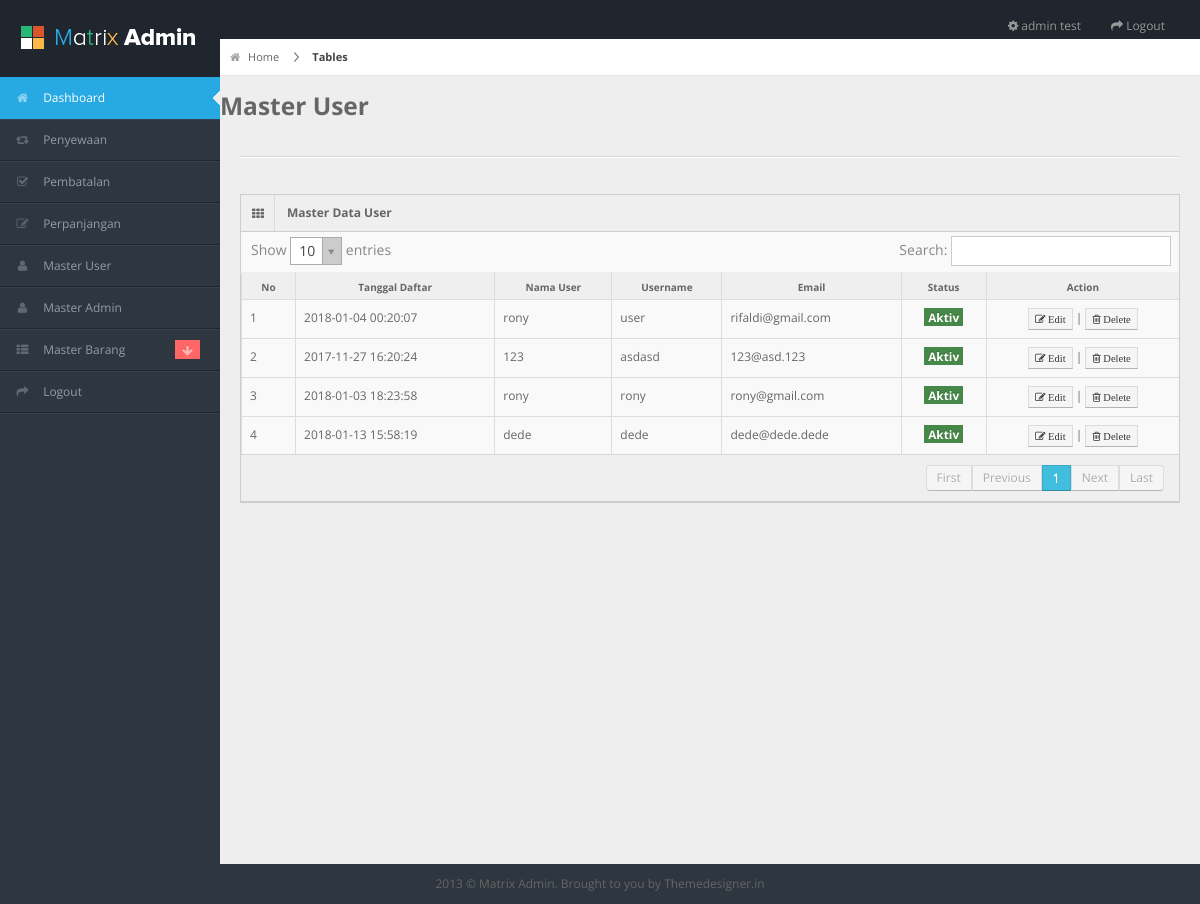
Page /admin/pages/kelola_user.php (signed in) on the committed database.
### tables this page shows
CREATE TABLE IF NOT EXISTS `m_user` (
  `id_user` int(11) NOT NULL,
  `tgl_daftar` datetime DEFAULT NULL ON UPDATE CURRENT_TIMESTAMP,
  `nama_user` varchar(255) DEFAULT NULL,
  `username` varchar(255) DEFAULT NULL,
  `email` varchar(255) DEFAULT NULL,
  `password` varchar(255) DEFAULT NULL,
  `id_provinsi` varchar(255) DEFAULT NULL,
  `id_kota` varchar(255) DEFAULT NULL,
  `id_kecamatan` varchar(255) DEFAULT NULL,
  `kode_pos` varchar(255) DEFAULT NULL,
  `alamat_lengkap` varchar(255) DEFAULT NULL,
  `status` varchar(255) DEFAULT NULL
);

### admin/pages/kelola_user.php (the view, shortened to what this page needs)
<?php include 'header.php'; ?>
<?php include 'nav.php'; ?>
<div id="content">
	<div id="content-header">
		<div id="breadcrumb"> <a href="#" title="Go to Home" class="tip-bottom"><i class="icon-home"></i> Home</a> <a href="#" class="current">Tables</a> </div>
		<h3>Master User</h3>
	</div>
	<div class="container-fluid">
		<hr>
		<div class="row-fluid">
			<div class="widget-box">
				<div class="widget-title"> <span class="icon"><i class="icon-th"></i></span>
					<h5>Master Data User</h5>
				</div>
				<div class="widget-content nopadding">
					<table class="table table-bordered data-table">
						<thead>
							<tr>
								<th>No</th>
								<th>Tanggal Daftar</th>
								<th>Nama User</th>
								<th>Username</th>
								<th>Email</th>
								<th>Status</th>
								<th>Action</th>
							</tr>
						</thead>
						<tbody>
							<?php
							$no=1;
							$sql = mysql_query("SELECT * FROM m_user");
							while($row = mysql_fetch_array($sql)){
								if($row['status']==1){
									$status = 'Aktiv';
								}else{
									$status = 'Passiv';
								}
							?>
							<tr>
								<td><?php echo $no; ?></td>
								<td><?php echo $row['tgl_daftar']; ?></td>
								<td><?php echo $row['nama_user']; ?></td>
								<td><?php echo $row['username']; ?></td>
								<td><?php echo $row['email']; ?></td>
								<td style="text-align: center;"><span class="label label-success"> <?php echo $status; ?> </span></td>
								<td style="text-align: center;">
									<a href="" title="Edit"> <button class="btn btn-mini btn-default"> <i class="icon-edit"> Edit</i></button> </a> |
									<a href="" title="Delete"> <button class="btn btn-mini btn-default"> <i class="icon-trash"> Delete </i></button> </a>
								</td>
							</tr>
							<?php $no++; } ?>
						</tbody>
					</table>
				</div>
			</div>
		</div>
	</div>
</div>
<div class="row-fluid">
	<div id="footer" class="span12"> 2013 &copy; Matrix Admin. Brought to you by <a href="http://themedesigner.in">Themedesigner.in</a> </div>
</div>
</body>
</html>

### admin/pages/header.php (shortened to what this page needs)
<?php
	if(!isset($_SESSION['id_admin'])){
		echo "<script> window.alert('Silahkan Login Terlebih Dahulu'); location.replace('../index.php')  </script>";
	}else{
		$sql = mysql_query("SELECT * FROM m_admin WHERE id_admin = '$_SESSION[id_admin]'")or die(mysql_error());
		$admin = mysql_fetch_array($sql);
		$nama_admin = $admin['nama_admin'];
	}
?>
<!DOCTYPE html>
<html lang="en">
<head>
<link rel="stylesheet" href="../css/bootstrap.min.css" />
<link rel="stylesheet" href="../css/bootstrap-responsive.min.css" />
<link rel="stylesheet" href="../css/uniform.css" />
<link rel="stylesheet" href="../css/select2.css" />
<link rel="stylesheet" href="../css/matrix-style.css" />
<link rel="stylesheet" href="../css/matrix-media.css" />
<link href="../font-awesome/css/font-awesome.css" rel="stylesheet" />
</head>
<body>
<div id="header">
  <h1><a href="dashboard.html">Matrix Admin</a></h1>
</div>
<div id="search" class="navbar navbar-inverse pull-right">
  <ul class="nav">
    <li class=""><a title="" href="#"><i class="icon icon-cog"></i> <span class="text"><?php echo $nama_admin; ?></span></a></li>
    <li class=""><a title="" href="logout.php"><i class="icon icon-share-alt"></i> <span class="text">Logout</span></a></li>
  </ul>
</div>

### admin/css/matrix-style.css (style rules this page uses)
* { outline:none !important; -moz-outline: none !important; }
html, body { height:100% }
body { overflow-x: hidden; margin-top: -10px; font-family: 'Open Sans', sans-serif; font-size:12px; color:#666; }
a { color:#666; }
select, textarea, input[type="text"], input[type="password"], input[type="datetime"], input[type="datetime-local"], input[type="date"], input[type="month"], input[type="time"], input[type="week"], input[type="number"], input[type="email"], input[type="url"], input[type="search"], input[type="tel"], input[type="color"], .uneditable-input, .label, .dropdown-menu, .btn, .well, .progress, .table-bordered, .btn-group > .btn:first-child, .btn-group > .btn:last-child, .btn-group > .btn:last-child, .btn-group > .dropdown-toggle, .alert { border-radius:0px; }
.btn, textarea, input[type="text"], input[type="password"], input[type="datetime"], input[type="datetime-local"], input[type="date"], input[type="month"], input[type="time"], input[type="week"], input[type="number"], input[type="email"], input[type="url"], input[type="search"], input[type="tel"], input[type="color"], .uneditable-input { box-shadow:none; }
.progress, .progress-success .bar, .progress .bar-success, .progress-warning .bar, .progress .bar-warning, .progress-danger .bar, .progress .bar-danger, .progress-info .bar, .progress .bar-info, .btn, .btn-primary { background-image:none; }
#footer { padding:10px; text-align:center; }
hr { border-top-color:#dadada; }
#header { height: 77px; position: relative; width: 100%; z-index: -9; }
#header h1 { background: url("../img/logo.png") no-repeat scroll 0 0 transparent; height: 31px; left: 20px; line-height: 600px; overflow: hidden; position: relative; top: 26px; width: 191px; }
#header h1 a { display: block; }
#search { position: absolute; z-index: 25; top: 6px; right:10px; }
#content { background: none repeat scroll 0 0 #eeeeee; margin-left: 220px; margin-right: 0; padding-bottom: 25px; position: relative; min-height:100%; width: auto; }
#content-header { position: abslute; width: 100%; margin-top: -38px; z-index: 20; }
#breadcrumb { background-color: #fff; border-bottom: 1px solid #e3ebed; }
#breadcrumb a { padding: 8px 20px 8px 10px; display: inline-block; background-image: url('../img/breadcrumb.png'); background-position: center right; background-repeat: no-repeat; font-size: 11px; color: #666666; }
#breadcrumb a:last-child { background-image:none; }
#breadcrumb a.current { font-weight: bold; color: #444444; }
#breadcrumb a i { margin-right: 5px; opacity: .6; }
.stat-boxes .peity_bar_good, .stat-boxes .peity_line_good, { color: #459D1C; }
.widget-box { background: none repeat scroll 0 0 #F9F9F9; border-left: 1px solid #CDCDCD; border-top: 1px solid #CDCDCD; border-right: 1px solid #CDCDCD; clear: both; margin-top: 16px; margin-bottom: 16px; position: relative; }
.widget-title, .modal-header, .table th, div.dataTables_wrapper .ui-widget-header { background:#efefef; border-bottom: 1px solid #CDCDCD; height: 36px; }
.widget-title span.icon { padding: 9px 10px 7px 11px; float: left; border-right:1px solid #dadada; }
.widget-title h5 { color: #666; float: left; font-size: 12px; font-weight: bold; padding: 12px; line-height: 12px; margin: 0; }
.widget-content { padding:15px; border-bottom: 1px solid #cdcdcd; }
.table th { height: auto; font-size: 10px; padding: 5px 10px 2px; border-bottom: 0; text-align: center; color: #666666; }
.nopadding { padding: 0 !important; }
.nopadding .table { margin-bottom: 0; }
.nopadding .table-bordered { border: 0; }

### admin/css/matrix-media.css (style rules this page uses)
body { background:#2E363F; }
#header { background-color: #1f262d; margin-top:10px; }

### rows in the picture
m_user: tgl_daftar "2018-01-04 00:20:07", nama_user "rony", username "user", email "rifaldi@gmail.com", status "Aktiv"
m_user: tgl_daftar "2017-11-27 16:20:24", nama_user "123", username "asdasd", email "123@asd.123", status "Aktiv"
m_user: tgl_daftar "2018-01-03 18:23:58", nama_user "rony", username "rony", email "rony@gmail.com", status "Aktiv"
m_user: tgl_daftar "2018-01-13 15:58:19", nama_user "dede", username "dede", email "dede@dede.dede", status "Aktiv"

### other values in the picture
$nama_admin "admin test"
